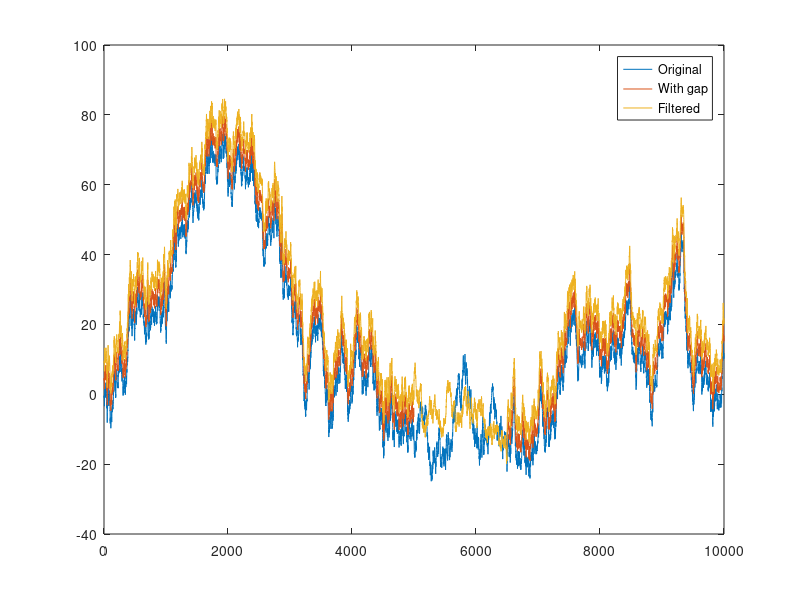

Recreate this plot in MATLAB.
clc; clear all; close all;

% number of points in signal
n = 10000;

% create signal
[origsig,signal] = deal( cumsum( randn(n,1) ) );


% remove a specified window
boundaryPnts = [ 5000 6500 ];
signal(boundaryPnts(1):boundaryPnts(2)) = 0/0;


% FFTs of pre- and post-window data
fftPre = fft(signal( boundaryPnts(1)-diff(boundaryPnts)-1:boundaryPnts(1)-1) );
fftPst = fft(signal( boundaryPnts(2)+1:boundaryPnts(2)+diff(boundaryPnts)+1) );

% interpolated signal is a combination of mixed FFTs and straight line
mixeddata = detrend(ifft( ( fftPre+fftPst )/2 ));
linedata  = linspace(0,1,diff(boundaryPnts)+1)'*(signal(boundaryPnts(2)+1)-signal(boundaryPnts(1)-1)) + signal(boundaryPnts(1)-1);

% sum together for final result
linterp = mixeddata + linedata;

% put the interpolated piece into the signal
filtsig = signal;
filtsig(boundaryPnts(1):boundaryPnts(2)) = linterp;

figure(1), clf
plot(1:n,[origsig signal+5 filtsig+10])
legend({'Original';'With gap';'Filtered'})
zoom on
